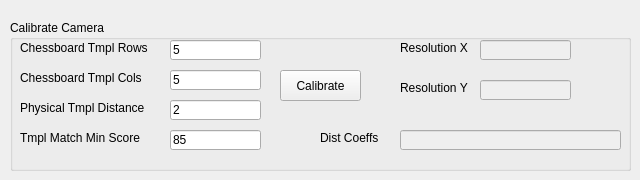
    <widget class="QWidget" name="tabCalibrate">
     <attribute name="title">
      <string>Calibrate</string>
     </attribute>
     <widget class="QGroupBox" name="groupBoxCalibrateCamera">
      <property name="geometry">
       <rect>
        <x>10</x>
        <y>20</y>
        <width>621</width>
        <height>151</height>
       </rect>
      </property>
      <property name="title">
       <string>Calibrate Camera</string>
      </property>
      <widget class="QPushButton" name="btnCalibrateCamera">
       <property name="geometry">
        <rect>
         <x>270</x>
         <y>50</y>
         <width>81</width>
         <height>31</height>
        </rect>
       </property>
       <property name="text">
        <string>Calibrate</string>
       </property>
      </widget>
      <widget class="QLabel" name="labelChessboardRows">
       <property name="geometry">
        <rect>
         <x>10</x>
         <y>20</y>
         <width>141</width>
         <height>16</height>
        </rect>
       </property>
       <property name="text">
        <string>Chessboard Tmpl Rows</string>
       </property>
      </widget>
      <widget class="QLineEdit" name="lineEditChessboardRows">
       <property name="enabled">
        <bool>true</bool>
       </property>
       <property name="geometry">
        <rect>
         <x>160</x>
         <y>20</y>
         <width>91</width>
         <height>20</height>
        </rect>
       </property>
       <property name="text">
        <string>5</string>
       </property>
      </widget>
      <widget class="QLabel" name="labelChessboardCols">
       <property name="geometry">
        <rect>
         <x>10</x>
         <y>50</y>
         <width>141</width>
         <height>16</height>
        </rect>
       </property>
       <property name="text">
        <string>Chessboard Tmpl Cols</string>
       </property>
      </widget>
      <widget class="QLineEdit" name="lineEditChessboardCols">
       <property name="enabled">
        <bool>true</bool>
       </property>
       <property name="geometry">
        <rect>
         <x>160</x>
         <y>50</y>
         <width>91</width>
         <height>20</height>
        </rect>
       </property>
       <property name="text">
        <string>5</string>
       </property>
      </widget>
      <widget class="QLabel" name="labelChessboardTmplDistance">
       <property name="geometry">
        <rect>
         <x>10</x>
         <y>80</y>
         <width>141</width>
         <height>16</height>
        </rect>
       </property>
       <property name="text">
        <string>Physical Tmpl Distance</string>
       </property>
      </widget>
      <widget class="QLineEdit" name="lineEditChessboardTmplDist">
       <property name="enabled">
        <bool>true</bool>
       </property>
       <property name="geometry">
        <rect>
         <x>160</x>
         <y>80</y>
         <width>91</width>
         <height>20</height>
        </rect>
       </property>
       <property name="text">
        <string>2</string>
       </property>
      </widget>
      <widget class="QLineEdit" name="lineEditResolutionX">
       <property name="enabled">
        <bool>false</bool>
       </property>
       <property name="geometry">
        <rect>
         <x>470</x>
         <y>20</y>
         <width>91</width>
         <height>20</height>
        </rect>
       </property>
      </widget>
      <widget class="QLabel" name="labelResolutionX">
       <property name="geometry">
        <rect>
         <x>390</x>
         <y>20</y>
         <width>71</width>
         <height>16</height>
        </rect>
       </property>
       <property name="text">
        <string>Resolution X</string>
       </property>
      </widget>
      <widget class="QLabel" name="labelResolutionY">
       <property name="geometry">
        <rect>
         <x>390</x>
         <y>60</y>
         <width>71</width>
         <height>16</height>
        </rect>
       </property>
       <property name="text">
        <string>Resolution Y</string>
       </property>
      </widget>
      <widget class="QLineEdit" name="lineEditResolutionY">
       <property name="enabled">
        <bool>false</bool>
       </property>
       <property name="geometry">
        <rect>
         <x>470</x>
         <y>60</y>
         <width>91</width>
         <height>20</height>
        </rect>
       </property>
      </widget>
      <widget class="QLineEdit" name="lineEditTmplMatchMinScore">
       <property name="enabled">
        <bool>true</bool>
       </property>
       <property name="geometry">
        <rect>
         <x>160</x>
         <y>110</y>
         <width>91</width>
         <height>20</height>
        </rect>
       </property>
       <property name="text">
        <string>85</string>
       </property>
      </widget>
      <widget class="QLabel" name="labelTmplMatchMinScore">
       <property name="geometry">
        <rect>
         <x>10</x>
         <y>110</y>
         <width>131</width>
         <height>16</height>
        </rect>
       </property>
       <property name="text">
        <string>Tmpl Match Min Score</string>
       </property>
      </widget>
      <widget class="QLineEdit" name="lineEditCameraDistCoeff">
       <property name="enabled">
        <bool>false</bool>
       </property>
       <property name="geometry">
        <rect>
         <x>390</x>
         <y>110</y>
         <width>221</width>
         <height>20</height>
        </rect>
       </property>
      </widget>
      <widget class="QLabel" name="labelCameraDistortionCoefficient">
       <property name="geometry">
        <rect>
         <x>310</x>
         <y>110</y>
         <width>61</width>
         <height>16</height>
        </rect>
       </property>
       <property name="text">
        <string>Dist Coeffs</string>
       </property>
      </widget>
     </widget>
    </widget>
